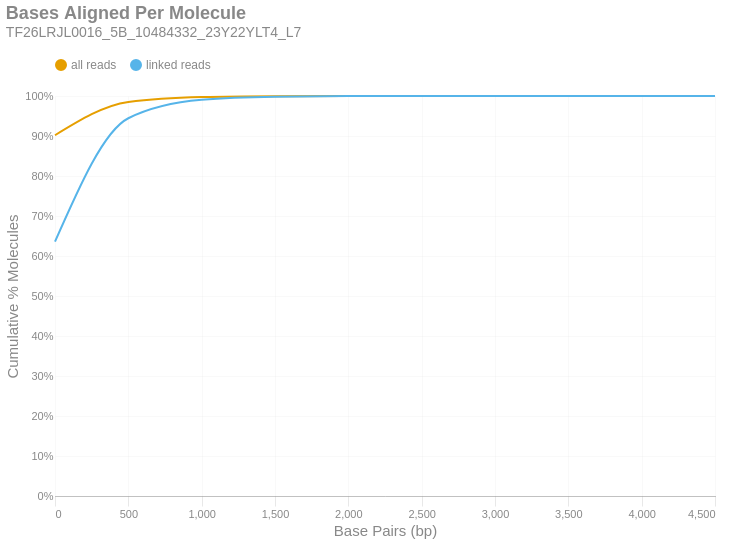

Source (notebook cell):
### Markdown cell above
### Bases Aligned Per Molecule
This is a cumulative frequency distribution showing the number of base pairs aligned per unique molecule. These data are shown in 500 bp bins. There are two distributions: one with `all reads` (yellow) and another with only `linked reads` (blue). The percent of molecules in the `linked reads` distribution is relative to the total number of linked molecules.

### Code cell
if SKIPLR:
    print_html(f"Skipped")
else:
    binned_df = consolidated_hist(valids['aligned_bp'], mask, 500, True)
    with SafeRender(binned_df):
        (
            density_plot(binned_df, 'Bases Aligned Per Molecule', samplename, 'basesper')
            .encode(
                x=alt.X('bin:Q', title="Base Pairs (bp)").axis(tickMinStep=500).scale(padding=0),
                y=alt.Y('value:Q', title='Cumulative % Molecules')
                    .axis(format='%')
                    .scale(domain = [0,1])
                    .stack(False),
                color=alt.Color("key:N").scale(domain = ["all reads", "linked reads"]),
                tooltip = [
                    alt.Tooltip("key:N", title = "Data Type"),
                    alt.Tooltip("range_label:N", title="Bases Aligned Per Molecule"),
                    alt.Tooltip("value:Q", format = ".2%", title="% Molecules (Cum.)")
                ]
            )
        ).display()

### Figure 1 — Vega-Lite specification as saved in the notebook (floating-point values rounded to 4 significant figures)
{"width": "container", "height": 400, "config": {"title": {"anchor": "start", "dy": -15, "fontSize": 18, "color": "#888888", "subtitleColor": "#888888", "subtitleFontSize": 14}, "arc": {"fill": "#0072B2"}, "axis": {"domainColor": "#888888", "domainWidth": 0.5, "gridWidth": 0.2, "grid": false, "titleFontWeight": 400, "titleFontSize": 15, "labelFontSize": 11, "labelColor": "#888888", "tickColor": "#888888", "tickWidth": 0.2, "titleColor": "#888888"}, "axisBand": {"grid": false}, "axisX": {"grid": true, "tickSize": 10, "domainCap": "round"}, "axisY": {"domain": false, "grid": true, "tickSize": 0, "domainCap": "round"}, "background": "transparent", "header": {"labelFontSize": 15, "labelColor": "#888888", "titleFontSize": 15, "titleFontWeight": 600, "titleColor": "#888888"}, "legend": {"labelFont": "sans-serif", "labelFontSize": 12, "labelColor": "#888888", "symbolSize": 100, "symbolType": "circle", "titleFontSize": 12, "titlePadding": 10, "titleColor": "#888888", "title": null, "orient": "top"}, "range": {"category": ["#E69F00", "#56B4E9", "#009E73", "#F0E442", "#0072B2", "#D55E00", "#CC79A7", "#000000"], "diverging": ["#cfe8f3", "#a2d4ec", "#73bfe2", "#46abdb", "#1696d2", "#12719e"]}, "area": {"fill": "#0072B2", "fillOpacity": 0.7, "line": true, "strokeOpacity": 0.7}, "line": {"color": "#0072B2", "stroke": "#0072B2", "strokeWidth": 2}, "trail": {"color": "#0072B2", "stroke": "#0072B2", "strokeWidth": 0, "size": 1}, "point": {"filled": true, "fillOpacity": 1.0, "size": 95}, "text": {"color": "#888888", "fontSize": 11, "align": "right", "fontWeight": 400, "size": 11}, "bar": {"fill": "#0072B2", "stroke": null}, "view": {"stroke": null, "continuousWidth": 660, "continuousHeight": 400}}, "data": {"name": "data-6222149f9e335929ace1a7d19344eab0"}, "mark": {"type": "line", "interpolate": "monotone", "point": {"opacity": 0, "size": 275}}, "encoding": {"color": {"field": "key", "scale": {"domain": ["all reads", "linked reads"]}, "type": "nominal"}, "tooltip": [{"field": "key", "title": "Data Type", "type": "nominal"}, {"field": "range_label", "title": "Bases Aligned Per Molecule", "type": "nominal"}, {"field": "value", "format": ".2%", "title": "% Molecules (Cum.)", "type": "quantitative"}], "x": {"axis": {"tickMinStep": 500}, "field": "bin", "scale": {"padding": 0}, "title": "Base Pairs (bp)", "type": "quantitative"}, "y": {"axis": {"format": "%"}, "field": "value", "scale": {"domain": [0, 1]}, "stack": false, "title": "Cumulative % Molecules", "type": "quantitative"}}, "params": [{"name": "param_c36ac31b6afebe62", "select": {"type": "point", "fields": ["key"]}, "bind": "legend"}], "title": {"text": "Bases Aligned Per Molecule", "subtitle": "TF26LRJL0016_5B_10484332_23Y22YLT4_L7"}, "transform": [{"fold": ["all reads (cumsum)", "linked reads (cumsum)"]}, {"calculate": "replace(datum.key, ' (cumsum)', '')", "as": "key"}, {"filter": {"param": "param_c36ac31b6afebe62"}}], "usermeta": {"embedOptions": {"downloadFileName": "TF26LRJL0016_5B_10484332_23Y22YLT4_L7.basesper"}}, "$schema": "https://vega.github.io/schema/vega-lite/v6.4.1.json", "datasets": {"data-6222149f9e335929ace1a7d19344eab0": [{"bin": "0.0", "interval": "0.0-500.0", "all reads": 0.9019, "linked reads": 0.6357, "all reads (cumsum)": 0.9019, "linked reads (cumsum)": 0.6357, "range_label": "0-499"}, {"bin": "500.0", "interval": "500.0-1000.0", "all reads": 0.08327, "linked reads": 0.3087, "all reads (cumsum)": 0.9852, "linked reads (cumsum)": 0.9444, "range_label": "500-999"}, {"bin": "1000.0", "interval": "1000.0-1500.0", "all reads": 0.01229, "linked reads": 0.04615, "all reads (cumsum)": 0.9975, "linked reads (cumsum)": 0.9905, "range_label": "1000-1499"}, {"bin": "1500.0", "interval": "1500.0-2000.0", "all reads": 0.00207, "linked reads": 0.007777, "all reads (cumsum)": 0.9995, "linked reads (cumsum)": 0.9983, "range_label": "1500-1999"}, {"bin": "2000.0", "interval": "2000.0-2500.0", "all reads": 0.0003766, "linked reads": 0.001415, "all reads (cumsum)": 0.9999, "linked reads (cumsum)": 0.9997, "range_label": "2000-2499"}, {"bin": "2500.0", "interval": "2500.0-3000.0", "all reads": 6.011e-05, "linked reads": 0.0002259, "all reads (cumsum)": 1.0, "linked reads (cumsum)": 0.9999, "range_label": "2500-2999"}, {"bin": "3000.0", "interval": "3000.0-3500.0", "all reads": 1.25e-05, "linked reads": 4.695e-05, "all reads (cumsum)": 1.0, "linked reads (cumsum)": 1.0, "range_label": "3000-3499"}, {"bin": "3500.0", "interval": "3500.0-4000.0", "all reads": 2.585e-06, "linked reads": 9.715e-06, "all reads (cumsum)": 1.0, "linked reads (cumsum)": 1.0, "range_label": "3500-3999"}, {"bin": "4000.0", "interval": "4000.0-4500.0", "all reads": 4.309e-07, "linked reads": 1.619e-06, "all reads (cumsum)": 1.0, "linked reads (cumsum)": 1.0, "range_label": "4000-4499"}, {"bin": "4500.0", "interval": "4500.0-5000.0", "all reads": 2.154e-07, "linked reads": 8.096e-07, "all reads (cumsum)": 1.0, "linked reads (cumsum)": 1.0, "range_label": "4500-4999"}]}}
